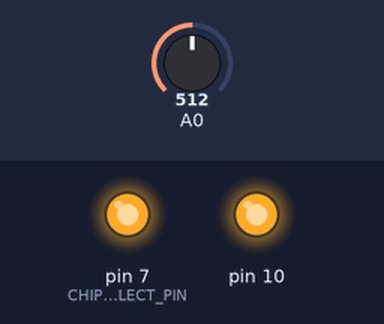
Simulated run of this sketch. Board: Arduino Uno, built with avr-gcc and run on an emulated ATmega328P. Parts: output pins drawn as LEDs (lit = HIGH). Inputs (shaded band) come from the test bench; at power-on: A0 = 512.

Above: at 0.1 s.
Timing chart, 0 to 1.6 s (numbered marks = the images above):
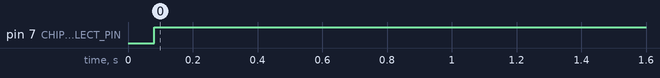

Measured:
- by itself, pin 7 (CHIP_SELECT_PIN): LOW → HIGH at 0.08 s

The sketch:

spectrum.ino
```cpp
#include "arduinoFFT.h"
#include <SPI.h>

#define SAMPLES 64
#define FS 38500
#define NUM_BINS 5
#define WEIGHT 1300.0

const int CHIP_SELECT_PIN = 7;

double vReal[SAMPLES];
double vImag[SAMPLES];
double bins[NUM_BINS];

char printstr[SAMPLES*6+1];
char levels[9] = {-1, -2, -4, -8, -16, -32, -64, -128, 0};
int sum = 0;
arduinoFFT FFT = arduinoFFT(); /* Create FFT object */

//Sends a write command to Seven Segment Displays
void write(int chipSelectPin, char * value, int n) {

  // take the chip select low to select the device:
  digitalWrite(chipSelectPin, LOW);

  for(int i = 0; i < n; i++) {
     SPI.transfer(value[i]);
  }


  // take the chip select high to de-select:
  digitalWrite(chipSelectPin, HIGH);
}

void setup() {
  // put your setup code here, to run once:
  ADCSRA = 0b11100101;      // set ADC to free running mode and set pre-scalar to 32 (0xe5) Effective sample rate ~36.9kS/s
  ADMUX = 0b00000000;       // use pin A0 and external voltage reference

    // start the SPI library:
  SPI.begin();

  // initalize the chip select pins:
  pinMode(CHIP_SELECT_PIN, OUTPUT);

  Serial.begin(9600);
}

void loop() {
  // put your main code here, to run repeatedly:
   for(int i=0; i<SAMPLES; i++)
    {
      while(!(ADCSRA & 0x10));        // wait for ADC to complete current conversion ie ADIF bit set
      ADCSRA = 0b11110101 ;               // clear ADIF bit so that ADC can do next operation (0xf5)
      int value = ADC - 512 ;                 // Read from ADC and subtract DC offset caused value
      vReal[i]= value / 8;                      // Copy to bins after compressing
      vImag[i] = 0;
    }

    FFT.Windowing(vReal, SAMPLES, FFT_WIN_TYP_HAMMING, FFT_FORWARD);
    FFT.Compute(vReal, vImag, SAMPLES, FFT_FORWARD);
    FFT.ComplexToMagnitude(vReal, vImag, SAMPLES);

    int bin_size = ceil(((SAMPLES+1) / 2) / (1.0*NUM_BINS));
    for(int i=0; i < NUM_BINS; i++) {
      sum = 0;
      int start = i * bin_size;
      int finish = min(((SAMPLES+1) / 2), start + bin_size);

      for(int j=start; j<finish; j++) {
        sum += vReal[j];
      }

      bins[i] = sum / WEIGHT;
    }

    char bin_levels[NUM_BINS];
    for(int i = 0; i<NUM_BINS; i++) {
      bin_levels[NUM_BINS - 1 - i] = levels[(int)min((int)floor(bins[i] * 8), 8)];
    }
    write(CHIP_SELECT_PIN, bin_levels, NUM_BINS);

}
```
